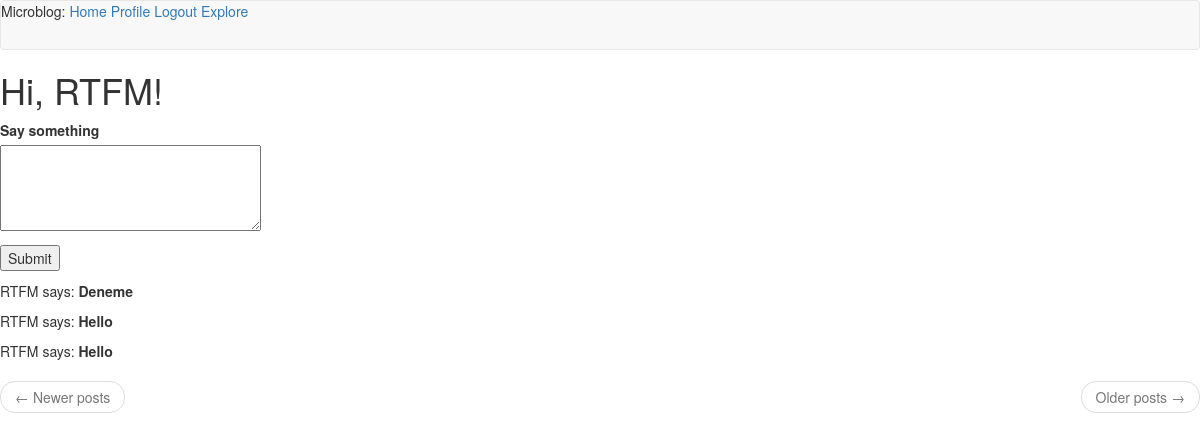
The page /index (signed in) on the database its author committed.
### app/models.py (models this page shows, shortened)
class User(UserMixin, db.Model):
    id = db.Column(db.Integer, primary_key=True)
    username = db.Column(db.String(64), index=True, unique=True)
    email = db.Column(db.String(120), index=True, unique=True)
    password_hash = db.Column(db.String(128))
    posts = db.relationship('Post', backref='author', lazy='dynamic')
    about_me = db.Column(db.String(140))
    last_seen = db.Column(db.DateTime, default=datetime.utcnow)
    followed = db.relationship(
        'User', secondary=followers,
        primaryjoin=(followers.c.follower_id == id),
        secondaryjoin=(followers.c.followed_id == id),
        backref=db.backref('followers', lazy='dynamic'), lazy='dynamic')
    def followed_posts(self):
        followed = Post.query.join(
            followers, (followers.c.followed_id == Post.user_id)).filter(
                followers.c.follower_id == self.id)
        own = Post.query.filter_by(user_id=self.id)
        return followed.union(own).order_by(Post.timestamp.desc())

class Post(db.Model):
    id = db.Column(db.Integer, primary_key=True)
    body = db.Column(db.String(140))
    timestamp = db.Column(db.DateTime, index=True, default=datetime.utcnow)
    user_id = db.Column(db.Integer, db.ForeignKey('user.id'))

### app/routes.py (the view)
@app.route('/', methods=['GET', 'POST'])
@app.route('/index', methods=['GET', 'POST'])
@login_required
def index():
    form = PostForm()
    if form.validate_on_submit():
        post = Post(body=form.post.data, author=current_user)
        db.session.add(post)
        db.session.commit()
        flash('Your post is now live!')
        return redirect(url_for('index'))
    page = request.args.get('page', 1, type=int)
    posts = current_user.followed_posts().paginate(
        page, app.config['POSTS_PER_PAGE'], False)
    next_url = url_for('index', page=posts.next_num) \
        if posts.has_next else None
    prev_url = url_for('index', page=posts.prev_num) \
        if posts.has_prev else None
    return render_template('index.html', title='Home', form=form,
                        posts=posts.items, next_url=next_url,
                        prev_url=prev_url)

### app/forms.py
class PostForm(FlaskForm):
    post = TextAreaField('Say something', validators=[
        DataRequired(), Length(min=1, max=140)])
    submit = SubmitField('Submit')

### app/models.py (called while the page is built)
@login.user_loader
def load_user(id):
    return User.query.get(int(id))

### app/routes.py (called while the page is built)
@app.before_request
def before_request():
    if current_user.is_authenticated:
        current_user.last_seen = datetime.utcnow()
        db.session.commit()

### app/templates/index.html (shortened to what this page needs)
{% extends "base.html" %}
{% block content %}
    <h1>Hi, {{ current_user.username }}!</h1>
    {% if form %}
    <form action="" method="post">
        <p>
            {{ form.post.label }}<br>
            {{ form.post(cols=32, rows=4) }}<br>
        </p>
        <p>{{ form.submit() }}</p>
    </form>
    {% endif %}
    {% for post in posts %}
    <p>
    {{ post.author.username }} says: <b>{{ post.body }}</b>
    </p>
    {% endfor %}
    <nav aria-label="...">
        <ul class="pager">
            <li class="previous{% if not prev_url %} disabled{% endif %}">
                <a href="{{ prev_url or '#' }}">
                    <span aria-hidden="true">&larr;</span> Newer posts
                </a>
            </li>
            <li class="next{% if not next_url %} disabled{% endif %}">
                <a href="{{ next_url or '#' }}">
                    Older posts <span aria-hidden="true">&rarr;</span>
                </a>
            </li>
        </ul>
    </nav>
{% endblock %}

### rows shown on the page
User: username "RTFM"
Post: author.username "RTFM", body "Deneme"
Post: author.username "RTFM", body "Hello"
Post: author.username "RTFM", body "Hello"
